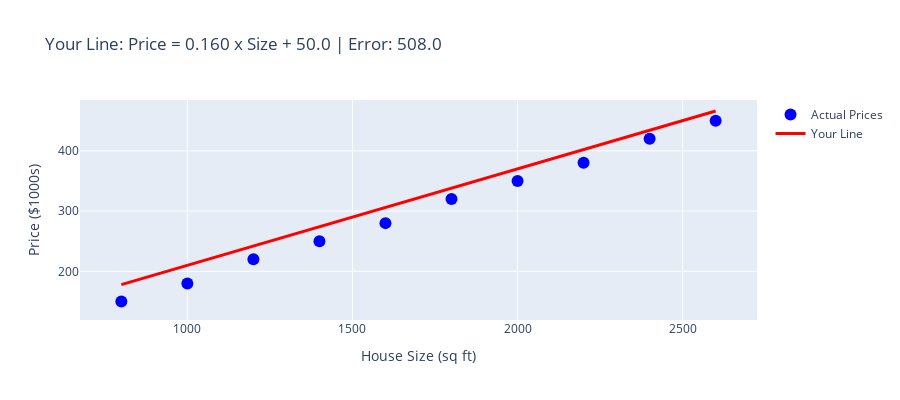

The notebook cell saved with this chart:
### Markdown cell above
### 🎮 Interactive: Try to Find the Best Line Yourself!

Now it's your turn! Let's see if you can find the best line that fits the data. The following code allows you to manually adjust the slope and intercept of a line to see how well it fits the data. 

- 🎯 Try different values to minimize the error!
- 💡 The 'best' line minimizes the average squared error.

**Squared error** = the difference between the actual prices and the predicted prices from your line, squared to avoid negative values. The goal is to make this error as small as possible.

### Code cell
def plot_manual_line(slope, intercept):
    """Interactive tool to manually adjust the line"""

    # Calculate predictions with manual line
    predictions = slope * house_sizes + intercept

    # Calculate error
    error = np.mean((house_prices - predictions) ** 2)

    # Create plot
    fig = go.Figure()

    # Original data
    fig.add_trace(go.Scatter(
        x=house_sizes, y=house_prices,
        mode='markers',
        marker=dict(size=12, color='blue'),
        name='Actual Prices'
    ))

    # Manual line
    fig.add_trace(go.Scatter(
        x=house_sizes, y=predictions,
        mode='lines',
        line=dict(color='red', width=3),
        name='Your Line'
    ))

    fig.update_layout(
        title=f"Your Line: Price = {slope:.3f} x Size + {intercept:.1f} | Error: {error:.1f}",
        xaxis_title="House Size (sq ft)",
        yaxis_title="Price ($1000s)",
        height=400
    )

    fig.show()

# ==== SET VALUES HERE ====
slope = 0.16
intercept = 50
# ==== SET VALUES HERE ====

plot_manual_line(slope=slope, intercept=intercept)

### Figure 1 — Plotly figure (JSON) as saved in the notebook; plotly's stock layout.template omitted (floating-point values rounded to 4 significant figures)
{"data": [{"marker": {"color": "blue", "size": 12}, "mode": "markers", "name": "Actual Prices", "type": "scatter", "x": [800, 1000, 1200, 1400, 1600, 1800, 2000, 2200, 2400, 2600], "y": [150, 180, 220, 250, 280, 320, 350, 380, 420, 450]}, {"line": {"color": "red", "width": 3}, "mode": "lines", "name": "Your Line", "type": "scatter", "x": [800, 1000, 1200, 1400, 1600, 1800, 2000, 2200, 2400, 2600], "y": [178.0, 210.0, 242.0, 274.0, 306.0, 338.0, 370.0, 402.0, 434.0, 466.0]}], "layout": {"height": 400, "title": {"text": "Your Line: Price = 0.160 x Size + 50.0 | Error: 508.0"}, "xaxis": {"title": {"text": "House Size (sq ft)"}}, "yaxis": {"title": {"text": "Price ($1000s)"}}}}
